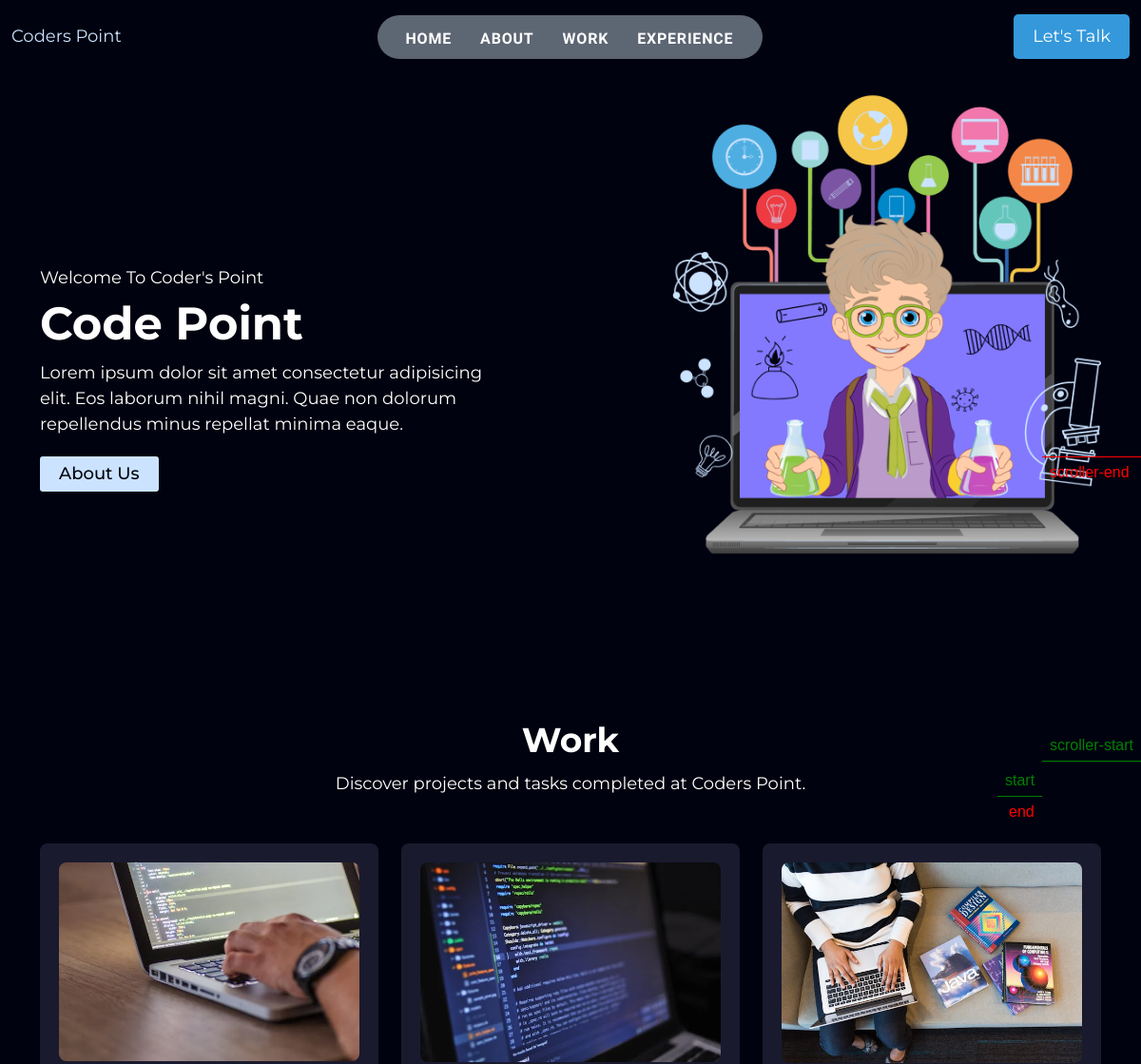
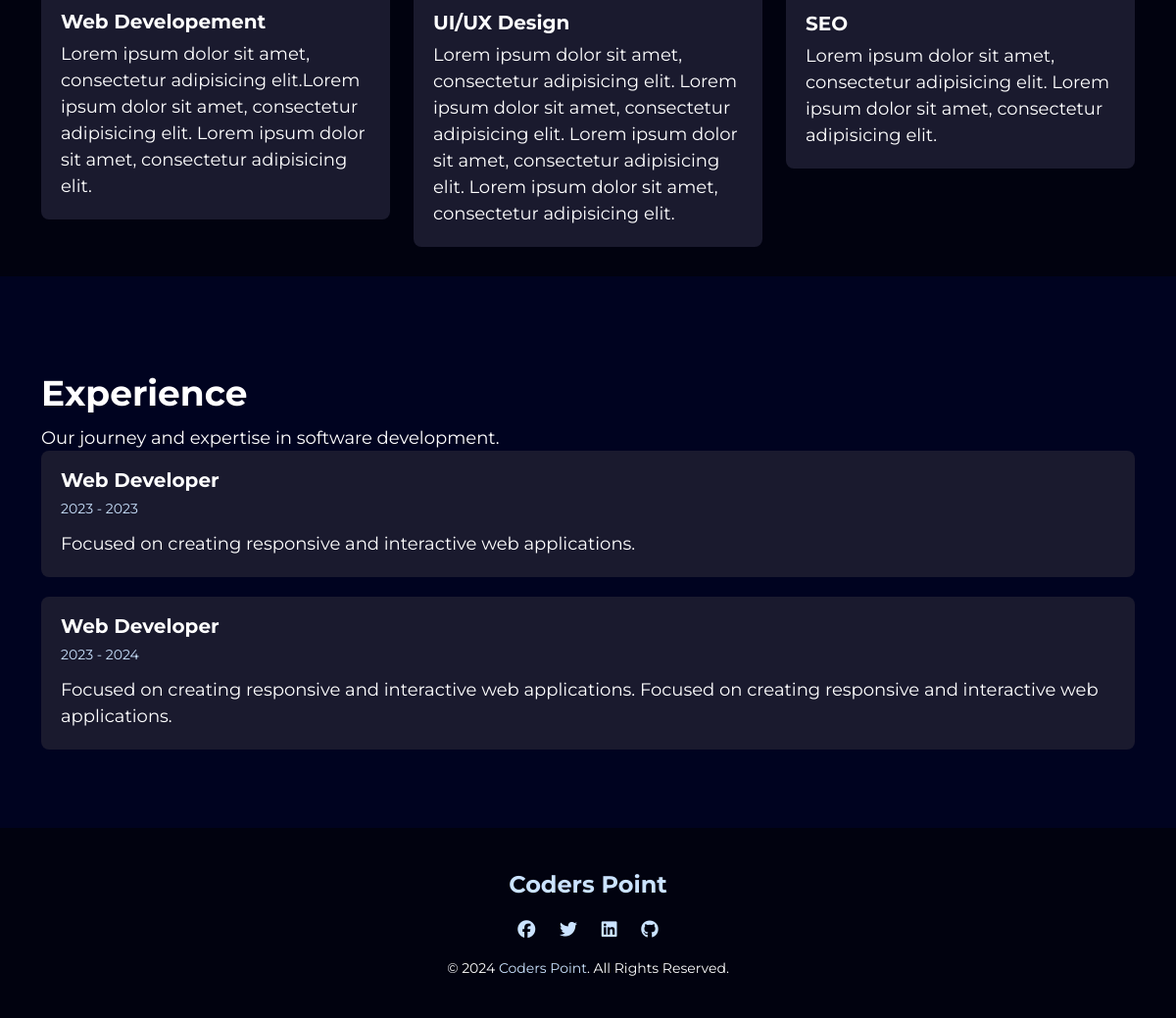
The page / on the database its author committed (2 pictures, top to bottom).
### allContent/models.py (models this page shows, shortened)
class Work(models.Model):
    title = models.CharField(max_length=200)
    description = models.TextField()
    image = models.ImageField(upload_to='')

class Experience(models.Model):
    role = models.CharField(max_length=100)
    start_year = models.IntegerField()
    end_year = models.IntegerField()
    description = models.TextField()

### allContent/views.py (the view)
# urls.py: path('', homeRender , name='Home'),
def homeRender(request):
    works = Work.objects.all()
    experiences = Experience.objects.all()
    return render(request,"allTemplates/home.html",{'works': works , 'experiences': experiences})

### allContent/templates/allTemplates/home.html (shortened to what this page needs)
<!DOCTYPE html>
<html lang="en">
<head>
    <link rel="stylesheet" href="https://cdnjs.cloudflare.com/ajax/libs/font-awesome/6.4.2/css/all.min.css">
    <link rel="stylesheet" href="https://cdnjs.cloudflare.com/ajax/libs/font-awesome/6.4.2/css/brands.min.css">
    <link rel="stylesheet" href="https://cdnjs.cloudflare.com/ajax/libs/font-awesome/6.4.2/css/fontawesome.min.css">
    <link rel="stylesheet" href="https://cdnjs.cloudflare.com/ajax/libs/font-awesome/6.4.2/css/regular.min.css">
    <link rel="stylesheet" href="https://cdnjs.cloudflare.com/ajax/libs/font-awesome/6.4.2/css/solid.min.css">
    <link rel="stylesheet" href="https://cdnjs.cloudflare.com/ajax/libs/slick-carousel/1.8.1/slick.min.css">
    <link rel="stylesheet" href="https://cdn.jsdelivr.net/npm/@splidejs/splide@4.1.4/dist/css/splide.min.css">
    <link href="https://cdn.jsdelivr.net/npm/bootstrap@5.3.2/dist/css/bootstrap.min.css" rel="stylesheet">
    {% load static %}
    <link rel="stylesheet" href="{% static 'style.css' %}">
</head>
<body>
        <header>
            <nav class="navbar-wrp">
                <div class="container-fluid">
                    <div class="navbar-inr">
                        <div class="navbar-brand">
                            <a href="home.html" class="logo">Coders Point</a>
                        </div>
                       <div class="nav-inr-wrp">
                            <div class="navbar-nav">
                                <ul>
                                    <li><a href="home.html">Home</a></li>
                                    <li><a href="about.html">About</a></li>
                                    <li><a href="work.html">Work</a></li>
                                    <li><a href="experience.html">Experience</a></li>
                                </ul>
                            </div>
                            <div class="cta-btn">
                                <a href="#url">Let's Talk</a>
                            </div>
                       </div>
                    </div>
                </div>
            </nav>
        </header>
        <section class="hero-section cmn-gap">
            <div class="container">
                <div class="hero-inr">
                    <div class="row align-items-center">
                        <div class="hero-content col-md-7">
                            <div class="hero-content-inr">
                                <div class="wlcm-txt">Welcome To Coder's Point</div>
                                <h1>Code Point</h1>
                                <p>Lorem ipsum dolor sit amet consectetur adipisicing elit. Eos laborum nihil magni. Quae non dolorum repellendus minus repellat minima eaque.</p>
                                <a href="#url" class="cmn-btn">About Us</a>
                            </div>
                        </div>
                        <div class="hero-img-wrp col-md-5">
                            <div class="hero-img">
                                <img src="{% static 'images/banner.png' %}" alt="Banner Image">
                            </div>
                        </div>
                    </div>
                </div>
            </div>
        </section>
    <section class="work-section cmn-gap pt-0">
        <div class="container">
            <div class="section-header">
                <h2 class="h2-title">Work</h2>
                <p>Discover projects and tasks completed at Coders Point.</p>
            </div>
            <div class="row">
                {% for Work in works %}
                <div class="col-md-4">
                    <div class="work-card">
                        <img src="{{ Work.image.url }}" alt="{{ Work.title }}">
                        <h3>{{ Work.title }}</h3>
                        <p>{{ Work.description }}</p>
                    </div>
                </div>
                {% endfor %}
            </div>
        </div>
    </section>
    <section class="experience-section cmn-gap">
        <div class="container">
            <div class="section-header">
                <h2 class="h2-title">Experience</h2>
                <p>Our journey and expertise in software development.</p>
            </div>
            <div class="experience-timeline">
                {% for exp in experiences %}
                <div class="timeline-item">
                    <h3>{{ exp.role }}</h3>
                    <span>{{ exp.start_year }} - {{ exp.end_year }}</span>
                    <p>{{ exp.description }}</p>
                </div>
                {% endfor %}
            </div>
        </div>
    </section>
    <footer class="footer-section">
        <div class="container">
            <div class="footer-content">
                <div class="footer-logo">
                    <a href="home.html" class="logo">Coders Point</a>
                </div>
                <div class="footer-socials">
                    <a href="#"><i class="fa-brands fa-facebook"></i></a>
                    <a href="#"><i class="fa-brands fa-twitter"></i></a>
                    <a href="#"><i class="fa-brands fa-linkedin"></i></a>
                    <a href="#"><i class="fa-brands fa-github"></i></a>
                </div>
                <p class="copyright">&copy; <span class="cryr">2024</span> <a href="home.html">Coders Point</a>. All Rights Reserved.</p>
            </div>
        </div>
    </footer>
</body>
</html>

### assets/style.css (style rules this page uses)
*,ul,ol { list-style: none; padding: 0; margin: 0; box-sizing: border-box; }
body { margin: 0; padding: 0; font-family: "Montserrat", sans-serif; -webkit-font-smoothing: antialiased; -moz-osx-font-smoothing: grayscale; width: 100%; font-weight: normal; font-style: normal; font-size: 18px; line-height: 1.5; background-color: var(--body-bg); color: var(--white); }
:root { scroll-behavior: inherit; --primary: #CBE3FF; --secondary-hover: #8379FF; --body-bg: #01020F; --black: #000320; --white: #ffffff; --heading-font: "Playwrite GB S", cursive; }
h1,h2,h3,h4,h5,h6 { line-height: 1; font-weight: 700; margin: 0 0 15px 0; color: var(--white); }
h1,.h1-title { font-size: 48px; }
h2,.h2-title { font-size: 36px; }
h3,.h3-title { font-size: 24px; }
p { margin: 0 0 15px 0; }
p:last-child { margin-bottom: 0; }
a { margin: 0; padding: 0; text-decoration: none; outline: none; display: inline-block; color: var(--primary); -webkit-transition: all ease-in-out .3s; -moz-transition: all ease-in-out .3s; -ms-transition: all ease-in-out .3s; -o-transition: all ease-in-out .3s; transition: all ease-in-out .3s; }
img { max-width: 100%; }
header { padding: 15px 0; }
.navbar-brand { width: 120px; }
.navbar-brand a { display: block; width: 100%; }
.nav-inr-wrp { display: flex; align-items: center; flex: 1; }
.navbar-nav { margin-right: auto; margin-left: auto; }
.navbar-inr { display: flex; align-items: center; }
.navbar-nav ul { display: flex; align-items: center; padding: 15px 30px 13px; border-radius: 30px; background: #ddf1ff6b; backdrop-filter: blur(5px); }
.navbar-nav ul li { line-height: 1; margin: 0 15px; }
.navbar-nav ul li:last-child { margin-right: 0; }
.navbar-nav ul li:first-child { margin-left: 0; }
.navbar-nav ul li a { color: var(--white); font-weight: 600; text-transform: uppercase; font-size: 16px; font-family: var(--heading-font); line-height: 1; letter-spacing: 0.05em; }
.cmn-gap { padding: 80px 0; }
.container-fluid { max-width: 1600px; }
.hero-section { display: flex; align-items: center; min-height: 600px; }
.wlcm-txt { margin-bottom: 10px; }
.hero-img { width: 100%; position: relative; }
.hero-img img { width: 100%; }
.hero-content-inr { max-width: 475px; }
.hero-content-inr p { margin-bottom: 20px; }
.work-section { text-align: center; }
.section-header { margin-bottom: 40px; }
.work-card { background: #1a1a2e; padding: 20px; border-radius: 8px; color: var(--white); text-align: left; transition: 0.3s; }
.work-card img { border-radius: 8px; margin-bottom: 15px; }
.work-card h3 { font-size: 20px; margin-bottom: 10px; }
.experience-section { background: var(--black); color: var(--white); padding: 60px 0; }
.experience-timeline { display: flex; flex-direction: column; }
.timeline-item { padding: 20px; background: #1a1a2e; border-radius: 8px; margin-bottom: 20px; transition: 0.3s; }
.timeline-item h3 { font-size: 20px; margin-bottom: 5px; }
.timeline-item span { font-size: 14px; color: var(--primary); }
.timeline-item p { margin-top: 10px; }
.footer-section { background: #01020f; padding: 40px 0; text-align: center; }
.footer-logo .logo { font-size: 24px; color: var(--primary); font-weight: bold; margin-bottom: 15px; }
.footer-socials a { margin: 0 10px; font-size: 18px; color: var(--primary); transition: 0.3s; }
.footer-content p { margin-top: 15px; color: var(--white); font-size: 14px; }
.copyright >* { display: inline-block; }
.cmn-btn { padding: 5px 20px; border-radius: 3px; text-align: center; background: var(--primary); color: var(--body-bg); font-weight: 500; }
.cta-btn a { display: inline-block; background-color: #3498db; color: white; padding: 10px 20px; border-radius: 5px; transition: background-color 0.3s, transform 0.3s; }

### rows shown on the page
Work: image (picture), title "Web Developement", description "Lorem ipsum dolor sit amet, consectetur adipisicing elit.Lorem ipsum dolor sit amet, consectetur adipisicing elit. Lorem ipsum dolor sit amet, consectetur adipisicing elit."
Work: image (picture), title "UI/UX Design", description "Lorem ipsum dolor sit amet, consectetur adipisicing elit. Lorem ipsum dolor sit amet, consectetur adipisicing elit. Lorem ipsum dolor sit amet, consectetur adipisicing elit. Lorem ipsum dolor sit amet, consectetur adipisicing elit."
Work: image (picture), title "SEO", description "Lorem ipsum dolor sit amet, consectetur adipisicing elit. Lorem ipsum dolor sit amet, consectetur adipisicing elit."
Experience: role "Web Developer", start_year "2023", end_year "2023", description "Focused on creating responsive and interactive web applications."
Experience: role "Web Developer", start_year "2023", end_year "2024", description "Focused on creating responsive and interactive web applications. Focused on creating responsive and interactive web applications."
